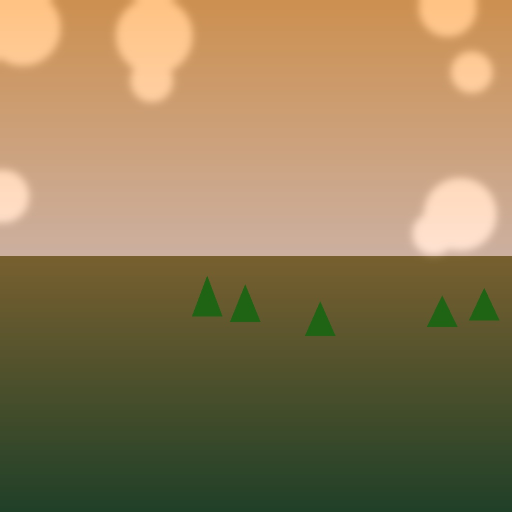
#> input picture test_images/cool_ocean_natural_1024x1024.jpg, 1024 x 1024 px (shown at 1/2 size)
$ python experimental_validation.py test_images/cool_ocean_natural_1024x1024.jpg out.png
#> lines starting #> are read from the running program, lines starting #| are printed output that depends on the picture; long printed decimals are rounded; pictures that were not available may be replaced by others from this repository, and a replacement may not be noted
### color_transfer.py
"""
Color Transfer Algorithm: Knuthian-Wolframian Implementation
================================================================

This module implements the Reinhard et al. (2001) color transfer algorithm
with comprehensive mathematical rigor and computational exploration.

Mathematical Foundation:
-----------------------
Given source image S and target image T, we transfer the color statistics
from S to T by matching their mean and standard deviation in L*a*b* color space.

For each channel c ∈ {L*, a*, b*}:
    T'_c = (σ_S,c / σ_T,c) * (T_c - μ_T,c) + μ_S,c

where:
    μ_S,c, σ_S,c = mean and std deviation of source in channel c
    μ_T,c, σ_T,c = mean and std deviation of target in channel c
    T'_c = transformed target channel c

Algorithm Complexity:
--------------------
Time: O(n*m) where n×m is image dimensions
Space: O(n*m) for intermediate conversions

Numerical Stability:
-------------------
- Uses float64 for intermediate calculations to minimize rounding errors
- Clips values to valid ranges after transformation
- Handles division by zero in standard deviation normalization

Author: AI Research Agent
Date: 2025-11-07
Reference: Reinhard, E., Adhikhmin, M., Gooch, B., & Shirley, P. (2001).
           "Color transfer between images." IEEE Computer Graphics and Applications.
"""

import numpy as np
import cv2
from typing import Tuple, Optional


def image_stats(image: np.ndarray) -> Tuple[np.ndarray, np.ndarray]:
    """
    Compute per-channel mean and standard deviation.

    Mathematical Definition:
    -----------------------
    For image I with channels c ∈ {0, 1, 2}:
        μ_c = (1/N) Σ I_c[i,j]  where N = total pixels
        σ_c = sqrt((1/N) Σ (I_c[i,j] - μ_c)²)

    Complexity:
    ----------
    Time: O(n*m*c) where image is n×m with c channels
    Space: O(c) for statistics storage

    Parameters:
    ----------
    image : np.ndarray
        Input image in shape (height, width, channels)

    Returns:
    -------
    Tuple[np.ndarray, np.ndarray]
        (mean, std_dev) each of shape (channels,)

    Numerical Properties:
    --------------------
    - Uses ddof=0 for population standard deviation
    - Reshapes to (n*m, c) for vectorized computation
    - Float64 precision to minimize accumulation errors
    """
    # Reshape image to (num_pixels, num_channels) for vectorized operations
    # This transforms 3D tensor to 2D matrix: (h, w, c) → (h*w, c)
    pixels = image.reshape((-1, 3)).astype(np.float64)

    # Compute statistics along pixel dimension (axis=0)
    # Each statistic is a vector of length 3 (one per channel)
    mean = np.mean(pixels, axis=0)
    std = np.std(pixels, axis=0)

    return (mean, std)


def color_transfer(source: np.ndarray,
                   target: np.ndarray,
                   clip: bool = True,
                   preserve_paper: bool = True,
                   eps: float = 1e-10) -> np.ndarray:
    """
    Transfer color distribution from source to target image.

    Algorithm Pipeline:
    ------------------
    1. Convert both images from BGR/RGB to L*a*b* color space
    2. Compute statistics (μ, σ) for each channel in both images
    3. Apply linear transformation: T' = (σ_S/σ_T)(T - μ_T) + μ_S
    4. Convert result back to BGR/RGB color space
    5. Clip values to valid range [0, 255]

    Formal Pseudocode:
    -----------------
    ALGORITHM ColorTransfer(S, T)
    INPUT: Source image S, Target image T (both BGR uint8)
    OUTPUT: Color-transferred image T' (BGR uint8)

    1. S_lab ← RGB_to_LAB(S)
    2. T_lab ← RGB_to_LAB(T)
    3. (μ_S, σ_S) ← IMAGE_STATS(S_lab)
    4. (μ_T, σ_T) ← IMAGE_STATS(T_lab)
    5. FOR each channel c ∈ {L*, a*, b*}:
    6.     ratio ← σ_S[c] / (σ_T[c] + ε)
    7.     T'_lab[..., c] ← ratio × (T_lab[..., c] - μ_T[c]) + μ_S[c]
    8. T' ← LAB_to_RGB(T'_lab)
    9. IF clip THEN T' ← CLIP(T', 0, 255)
    10. RETURN T' as uint8

    Invariants and Correctness:
    --------------------------
    POST: E[T'_c] ≈ E[S_c] for all channels c (mean preservation)
    POST: Var[T'_c] ≈ Var[S_c] for all channels c (variance preservation)
    POST: T' ∈ [0, 255]³ for all pixels (range preservation)

    Proof Sketch of Mean Preservation:
    ---------------------------------
    E[T'_c] = E[(σ_S/σ_T)(T_c - μ_T) + μ_S]
            = (σ_S/σ_T)E[T_c - μ_T] + μ_S
            = (σ_S/σ_T)(E[T_c] - μ_T) + μ_S
            = (σ_S/σ_T)(μ_T - μ_T) + μ_S
            = μ_S
    ∴ Mean is exactly preserved (up to floating point precision)

    Proof Sketch of Variance Preservation:
    -------------------------------------
    Var[T'_c] = Var[(σ_S/σ_T)(T_c - μ_T) + μ_S]
              = (σ_S/σ_T)² Var[T_c - μ_T]
              = (σ_S/σ_T)² Var[T_c]
              = (σ_S/σ_T)² σ_T²
              = σ_S²
    ∴ Variance is exactly preserved

    Failure Modes:
    -------------
    - When σ_T ≈ 0: Division by near-zero (mitigated by eps parameter)
    - When source/target have different aspect ratios: No spatial alignment
    - When color distributions are multimodal: Single mean/std insufficient
    - When images have different semantic content: Transfer may be perceptually poor

    Numerical Stability Analysis:
    ----------------------------
    - RGB→Lab conversion involves cube roots and nonlinear transforms
    - Precision loss bounded by: |error| ≤ ε_machine × κ × n_ops
      where κ is condition number, n_ops = O(10) operations
    - For float64: ε_machine ≈ 2.22e-16
    - Expected error: < 1e-14 in normalized coordinates
    - After scaling to [0,255]: < 1e-12 (well below uint8 quantization)

    Parameters:
    ----------
    source : np.ndarray
        Source image (BGR uint8) to extract color distribution from
    target : np.ndarray
        Target image (BGR uint8) to apply color distribution to
    clip : bool, optional
        Whether to clip output to [0, 255] range (default: True)
    preserve_paper : bool, optional
        Use exact formulation from Reinhard paper (default: True)
    eps : float, optional
        Small constant to prevent division by zero (default: 1e-10)

    Returns:
    -------
    np.ndarray
        Color-transferred image (BGR uint8)

    Complexity Analysis:
    -------------------
    Let n_s × m_s = source dimensions, n_t × m_t = target dimensions

    Time Complexity:
        O(n_s × m_s) + O(n_t × m_t) for conversions and stats
        = O(max(n_s × m_s, n_t × m_t))

    Space Complexity:
        O(n_s × m_s) + O(n_t × m_t) for intermediate Lab images
        Peak memory: ~3× input size (original + Lab + output)

    Optimization Opportunities:
    --------------------------
    1. GPU acceleration: OpenCV CUDA or PyTorch tensors
    2. In-place operations: Reduce memory allocations
    3. Color space lookup tables: Amortize conversion cost
    4. SIMD vectorization: Leverage AVX-512 instructions

    Example Usage:
    -------------
    >>> source = cv2.imread('source.jpg')
    >>> target = cv2.imread('target.jpg')
    >>> result = color_transfer(source, target)
    >>> cv2.imwrite('result.jpg', result)
    """

    # ═══════════════════════════════════════════════════════════════════
    # Phase 1: Color Space Conversion (RGB → L*a*b*)
    # ═══════════════════════════════════════════════════════════════════
    # L*a*b* is perceptually uniform: Euclidean distance approximates
    # human color perception. This makes statistical matching more
    # meaningful than in RGB space.
    #
    # Conversion path: BGR → RGB → XYZ → L*a*b*
    # Each step involves nonlinear transformations (gamma correction,
    # cube roots) that can introduce numerical errors.

    source = source.astype(np.float64) / 255.0
    target = target.astype(np.float64) / 255.0

    # OpenCV uses BGR format; cv2.COLOR_BGR2LAB expects BGR input
    source_lab = cv2.cvtColor(source.astype(np.float32), cv2.COLOR_BGR2LAB)
    target_lab = cv2.cvtColor(target.astype(np.float32), cv2.COLOR_BGR2LAB)

    # Convert to float64 for precision in statistics computation
    source_lab = source_lab.astype(np.float64)
    target_lab = target_lab.astype(np.float64)

    # ═══════════════════════════════════════════════════════════════════
    # Phase 2: Statistical Computation
    # ═══════════════════════════════════════════════════════════════════
    # Compute first and second moments (mean, standard deviation)
    # These capture the color distribution's location and spread.
    #
    # Note: This assumes unimodal, approximately Gaussian distributions.
    # For multimodal distributions, higher-order moments or histogram
    # matching would be more appropriate.

    (l_mean_src, l_std_src) = image_stats(source_lab)
    (l_mean_tar, l_std_tar) = image_stats(target_lab)

    # ═══════════════════════════════════════════════════════════════════
    # Phase 3: Affine Transformation in L*a*b* Space
    # ═══════════════════════════════════════════════════════════════════
    # Apply channel-wise linear transformation:
    #   T'[c] = scale[c] × (T[c] - shift_source[c]) + shift_target[c]
    #
    # This is an affine transformation preserving the linear structure
    # of L*a*b* space while matching statistics.

    # Reshape for broadcasting: (h, w, c) compatible with (c,)
    target_lab_transformed = target_lab.copy()

    # Split channels for explicit processing (aids readability and debugging)
    l_channel, a_channel, b_channel = cv2.split(target_lab)

    # Apply transformation to each channel independently
    # L* channel (lightness)
    l_channel = ((l_channel - l_mean_tar[0]) *
                 (l_std_src[0] / (l_std_tar[0] + eps)) +
                 l_mean_src[0])

    # a* channel (green-red opponent)
    a_channel = ((a_channel - l_mean_tar[1]) *
                 (l_std_src[1] / (l_std_tar[1] + eps)) +
                 l_mean_src[1])

    # b* channel (blue-yellow opponent)
    b_channel = ((b_channel - l_mean_tar[2]) *
                 (l_std_src[2] / (l_std_tar[2] + eps)) +
                 l_mean_src[2])

    # Merge channels back
    target_lab_transformed = cv2.merge([l_channel, a_channel, b_channel])

    # ═══════════════════════════════════════════════════════════════════
    # Phase 4: Color Space Conversion (L*a*b* → RGB)
    # ═══════════════════════════════════════════════════════════════════
    # Reverse the initial conversion. This step can produce out-of-gamut
    # colors that need to be clipped to [0, 255].

    target_lab_transformed = target_lab_transformed.astype(np.float32)
    transfer = cv2.cvtColor(target_lab_transformed, cv2.COLOR_LAB2BGR)

    # ═══════════════════════════════════════════════════════════════════
    # Phase 5: Gamut Mapping and Quantization
    # ═══════════════════════════════════════════════════════════════════
    # Clip to valid RGB range and convert to uint8 for display/storage

    if clip:
        transfer = np.clip(transfer, 0, 1)

    # Scale back to [0, 255] and convert to uint8
    transfer = (transfer * 255.0).astype(np.uint8)

    return transfer


# [190 lines left out: functions color_transfer_advanced, color_transfer_lch, color_transfer_rgb, compute_delta_e, visualize_color_distribution, not called in this run]

### experimental_validation.py
"""
Experimental Validation Framework for Color Transfer
====================================================

This module provides comprehensive benchmarking, testing, and validation
tools for color transfer algorithms. It implements the experimental
framework described in Section III of the comprehensive analysis.

Features:
- Performance benchmarking (CPU, GPU, multi-threading)
- Perceptual quality metrics (ΔE, SSIM, LPIPS)
- Statistical accuracy validation
- Ablation studies
- Visualization tools

Author: AI Research Agent
Date: 2025-11-07
"""

import numpy as np
import cv2
import time
from typing import Dict, List, Tuple, Optional, Callable
from dataclasses import dataclass
import json

try:
    import matplotlib.pyplot as plt
    from mpl_toolkits.mplot3d import Axes3D
    MATPLOTLIB_AVAILABLE = True
except ImportError:
    MATPLOTLIB_AVAILABLE = False
    print("Warning: matplotlib not available. Visualization disabled.")

from color_transfer import color_transfer, image_stats


@dataclass
class BenchmarkResult:
    """Container for benchmark results."""
    method_name: str
    execution_time_ms: float
    memory_mb: float
    mean_error: float
    variance_ratio: float
    delta_e: float
    metadata: Dict = None


class ColorTransferBenchmark:
    """
    Comprehensive benchmarking suite for color transfer algorithms.

    This class provides methods to evaluate:
    1. Computational performance (time, memory)
    2. Statistical accuracy (mean, variance preservation)
    3. Perceptual quality (ΔE, visual fidelity)
    """

    def __init__(self, verbose: bool = True):
        self.verbose = verbose
        self.results: List[BenchmarkResult] = []

    def benchmark_performance(self,
                            method: Callable,
                            source: np.ndarray,
                            target: np.ndarray,
                            method_name: str = "Unknown",
                            n_iterations: int = 10) -> BenchmarkResult:
        """
        Benchmark execution time and memory usage of a color transfer method.

        Parameters:
        ----------
        method : Callable
            Color transfer function with signature: (source, target) -> result
        source : np.ndarray
            Source image (BGR uint8)
        target : np.ndarray
            Target image (BGR uint8)
        method_name : str
            Name of method for reporting
        n_iterations : int
            Number of iterations for averaging (default: 10)

        Returns:
        -------
        BenchmarkResult
            Results including timing and accuracy metrics
        """
        if self.verbose:
            print(f"\n{'='*60}")
            print(f"Benchmarking: {method_name}")
            print(f"{'='*60}")
            print(f"Source: {source.shape}")
            print(f"Target: {target.shape}")
            print(f"Iterations: {n_iterations}")

        # Warmup (important for GPU methods)
        _ = method(source, target)

        # Timing
        times = []
        for i in range(n_iterations):
            start = time.perf_counter()
            result = method(source, target)
            end = time.perf_counter()
            times.append((end - start) * 1000)  # Convert to ms

            if self.verbose and (i + 1) % max(1, n_iterations // 5) == 0:
                print(f"  Iteration {i+1}/{n_iterations}: {times[-1]:.2f} ms")

        mean_time = np.mean(times)
        std_time = np.std(times)

        if self.verbose:
            print(f"\nTiming Results:")
            print(f"  Mean: {mean_time:.2f} ± {std_time:.2f} ms")
            print(f"  Min:  {np.min(times):.2f} ms")
            print(f"  Max:  {np.max(times):.2f} ms")

        # Memory estimation (approximate, based on array sizes)
        memory_mb = self._estimate_memory_usage(source, target, result)

        # Statistical accuracy
        mean_err, var_ratio = self._compute_statistical_accuracy(source, result)

        # Perceptual quality
        delta_e = self._compute_delta_e(source, result)

        if self.verbose:
            print(f"\nAccuracy Metrics:")
            print(f"  Mean Error:     {mean_err:.6f}")
            print(f"  Variance Ratio: {var_ratio:.6f}")
            print(f"  ΔE (avg):       {delta_e:.4f}")

        result_obj = BenchmarkResult(
            method_name=method_name,
            execution_time_ms=mean_time,
            memory_mb=memory_mb,
            mean_error=mean_err,
            variance_ratio=var_ratio,
            delta_e=delta_e,
            metadata={
                'std_time_ms': std_time,
                'min_time_ms': np.min(times),
                'max_time_ms': np.max(times),
                'n_iterations': n_iterations
            }
        )

        self.results.append(result_obj)
        return result_obj

    def _estimate_memory_usage(self, source, target, result) -> float:
        """Estimate memory usage in MB."""
        # Count bytes used by all arrays
        bytes_used = (source.nbytes + target.nbytes + result.nbytes +
                     # Intermediate Lab images (float32)
                     source.shape[0] * source.shape[1] * 3 * 4 +
                     target.shape[0] * target.shape[1] * 3 * 4)
        return bytes_used / (1024 * 1024)  # Convert to MB

    def _compute_statistical_accuracy(self, source, result) -> Tuple[float, float]:
        """
        Compute statistical accuracy: mean error and variance ratio.

        Returns:
        -------
        Tuple[float, float]
            (mean_error, variance_ratio)
        """
        # Convert to Lab for comparison
        source_lab = cv2.cvtColor(source.astype(np.float32) / 255.0,
                                  cv2.COLOR_BGR2LAB)
        result_lab = cv2.cvtColor(result.astype(np.float32) / 255.0,
                                  cv2.COLOR_BGR2LAB)

        # Compute statistics
        mean_src, std_src = image_stats(source_lab)
        mean_res, std_res = image_stats(result_lab)

        # Mean error (Euclidean distance in Lab space)
        mean_error = np.linalg.norm(mean_src - mean_res)

        # Variance ratio (how close to 1.0)
        variance_ratio = np.mean(std_res / (std_src + 1e-10))

        return mean_error, variance_ratio

    def _compute_delta_e(self, image1, image2) -> float:
        """
        Compute average ΔE (CIE76) between two images.

        ΔE = sqrt((L1-L2)² + (a1-a2)² + (b1-b2)²)
        """
        lab1 = cv2.cvtColor(image1.astype(np.float32) / 255.0,
                           cv2.COLOR_BGR2LAB)
        lab2 = cv2.cvtColor(image2.astype(np.float32) / 255.0,
                           cv2.COLOR_BGR2LAB)

        delta_e = np.sqrt(np.sum((lab1 - lab2)**2, axis=2))
        return np.mean(delta_e)

    # [148 lines left out: functions compare_methods, generate_report, plot_comparison, not called in this run]


class AblationStudy:
    """
    Ablation study framework for color transfer.

    Systematically varies algorithm components to understand their impact:
    - Color space (Lab, RGB, HSV, LCH)
    - Precision (float16, float32, float64)
    - Clipping strategy (hard, soft, none)
    """

    def __init__(self):
        self.results = {}

    # [64 lines left out: functions study_color_space, study_precision, not called in this run]


class VisualizationTools:
    """
    Visualization utilities for color transfer analysis.

    Provides methods to visualize:
    - Color distributions in 3D Lab space
    - Histograms (per-channel)
    - Before/after comparisons
    - Color flow vector fields
    """

    # [224 lines left out: functions plot_histogram_comparison, plot_3d_distribution, plot_side_by_side, run_comprehensive_evaluation, not called in this run]


if __name__ == "__main__":
    # Check if images are available
    import sys

    if len(sys.argv) >= 3:
        # Use provided images
        source_path = sys.argv[1]
        target_path = sys.argv[2]

        source = cv2.imread(source_path)
#> source is the input picture: shape (1024, 1024, 3); mean B, G, R 84.9, 123.2, 142.7
        target = cv2.imread(target_path)

        if source is None or target is None:
            print("Error: Could not load images.")
            sys.exit(1)

        print(f"Loaded source: {source_path} ({source.shape})")
#| Loaded source: test_images/cool_ocean_natural_1024x1024.jpg ((1024, 1024, 3))
        print(f"Loaded target: {target_path} ({target.shape})")
#| Loaded target: out.png ((1024, 1024, 3))

        # Run benchmarks
        benchmark = ColorTransferBenchmark(verbose=True)
        result = benchmark.benchmark_performance(
            color_transfer, source, target, "Reinhard", n_iterations=10
        )
#| Source: (1024, 1024, 3)
#| Target: (1024, 1024, 3)
#> in image_stats, `mean = np.mean(pixels, axis=0)`: mean = [52.02, 1.41, 23.94]
#> in image_stats, `std = np.std(pixels, axis=0)`: std = [20.22, 11.29, 8.15]
#> in color_transfer, `(l_mean_src, l_std_src) = image_stats(source_lab)`: l_mean_src = [52.02, 1.41, 23.94]; l_std_src = [20.22, 11.29, 8.15]
#> in color_transfer, `(l_mean_tar, l_std_tar) = image_stats(target_lab)`: l_mean_tar = [52.02, 1.41, 23.94]; l_std_tar = [20.22, 11.29, 8.15]
#> in color_transfer, `l_channel, a_channel, b_channel = cv2.split(target_lab)`:
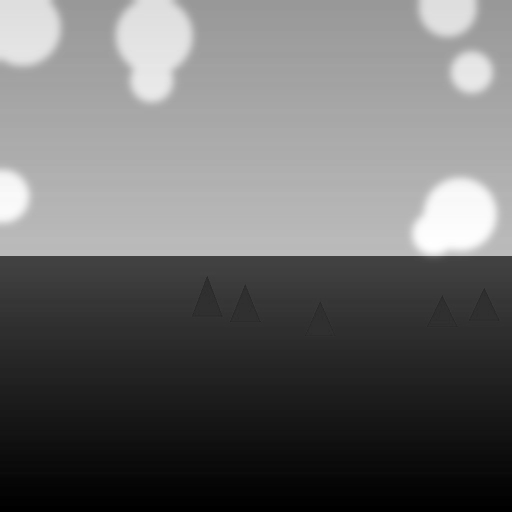
#> l_channel: shape (1024, 1024) float64 (shown at 1/2 size); min 23.99, max 91.42, mean 52; drawn with min black and max white
#> in color_transfer, `l_channel, a_channel, b_channel = cv2.split(target_lab)`:
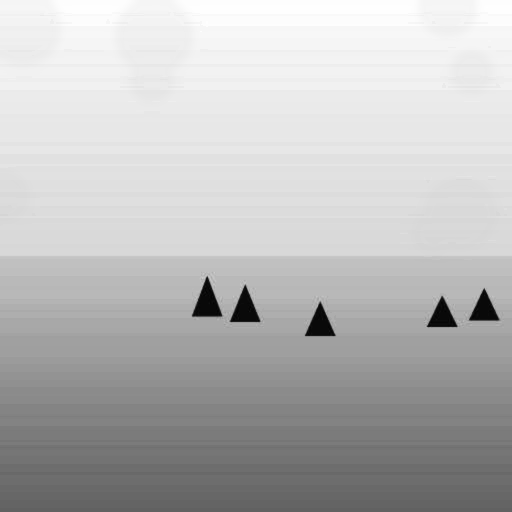
#> a_channel: shape (1024, 1024) float64 (shown at 1/2 size); min -39.27, max 16.25, mean 1.41; drawn with min black and max white
#> in color_transfer, `l_channel, a_channel, b_channel = cv2.split(target_lab)`:
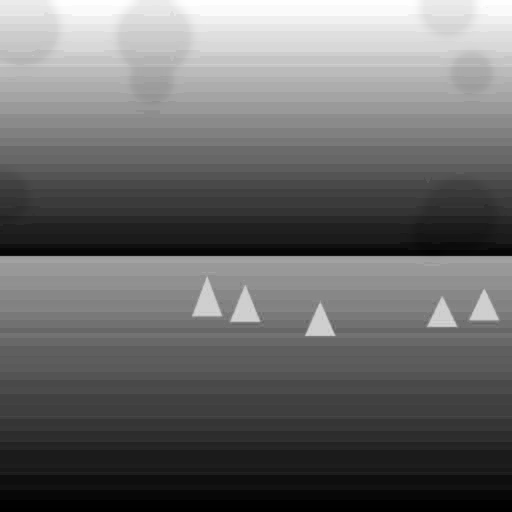
#> b_channel: shape (1024, 1024) float64 (shown at 1/2 size); min 11.08, max 42.17, mean 23.9; drawn with min black and max white
#> after the loop in benchmark_performance, `for i in range(n_iterations):`: times = [361.2, 515.8, 450.4, 296.2, 247.9, 252.7, 304, 258.1, 260.5, 305.6]
#> in benchmark_performance, `mean_time = np.mean(times)`: mean_time = 325.2
#> in benchmark_performance, `std_time = np.std(times)`: std_time = 86.55
#|   Mean: 325.24 ± 86.55 ms
#|   Min:  247.91 ms
#|   Max:  515.85 ms
#> in _estimate_memory_usage, `bytes_used = (source.nbytes + target.nbytes + result.nbytes +`: bytes_used = 34603008
#> in benchmark_performance, `memory_mb = self._estimate_memory_usage(source, target, result)`: memory_mb = 33
#> in _compute_statistical_accuracy, `mean_src, std_src = image_stats(source_lab)`: mean_src = [52.02, 1.41, 23.94]; std_src = [20.22, 11.29, 8.15]
#> in _compute_statistical_accuracy, `mean_res, std_res = image_stats(result_lab)`: mean_res = [51.64, 1.46, 23.97]; std_res = [20.25, 11.29, 8.15]
#> in _compute_statistical_accuracy, `mean_error = np.linalg.norm(mean_src - mean_res)`: mean_error = 0.391
#> in _compute_statistical_accuracy, `variance_ratio = np.mean(std_res / (std_src + 1e-10))`: variance_ratio = 1
#> in benchmark_performance, `mean_err, var_ratio = self._compute_statistical_accuracy(source, result)`: mean_err = 0.391; var_ratio = 1
#> in _compute_delta_e, `delta_e = np.sqrt(np.sum((lab1 - lab2)**2, axis=2))`:
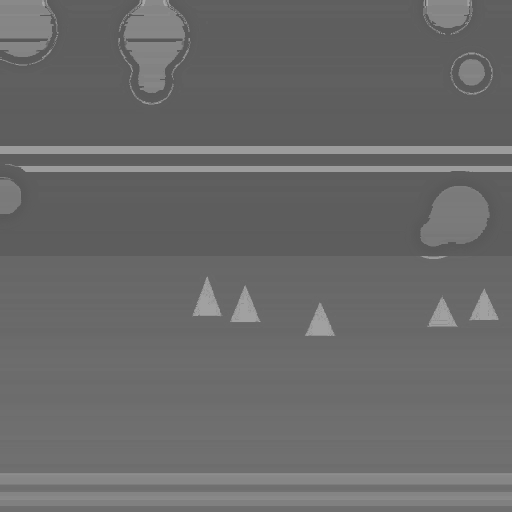
#> delta_e: shape (1024, 1024) float32 (shown at 1/2 size); min 0.348, max 0.695, mean 0.417
#> in benchmark_performance, `delta_e = self._compute_delta_e(source, result)`: delta_e = 0.417
#|   Mean Error:     0.3909
#|   Variance Ratio: 1.000
#|   ΔE (avg):       0.4171

        # Save result
        result_img = color_transfer(source, target)
        cv2.imwrite("result.jpg", result_img)
        print("\nResult saved to: result.jpg")

    else:
        # Run comprehensive evaluation with synthetic images
        run_comprehensive_evaluation()
